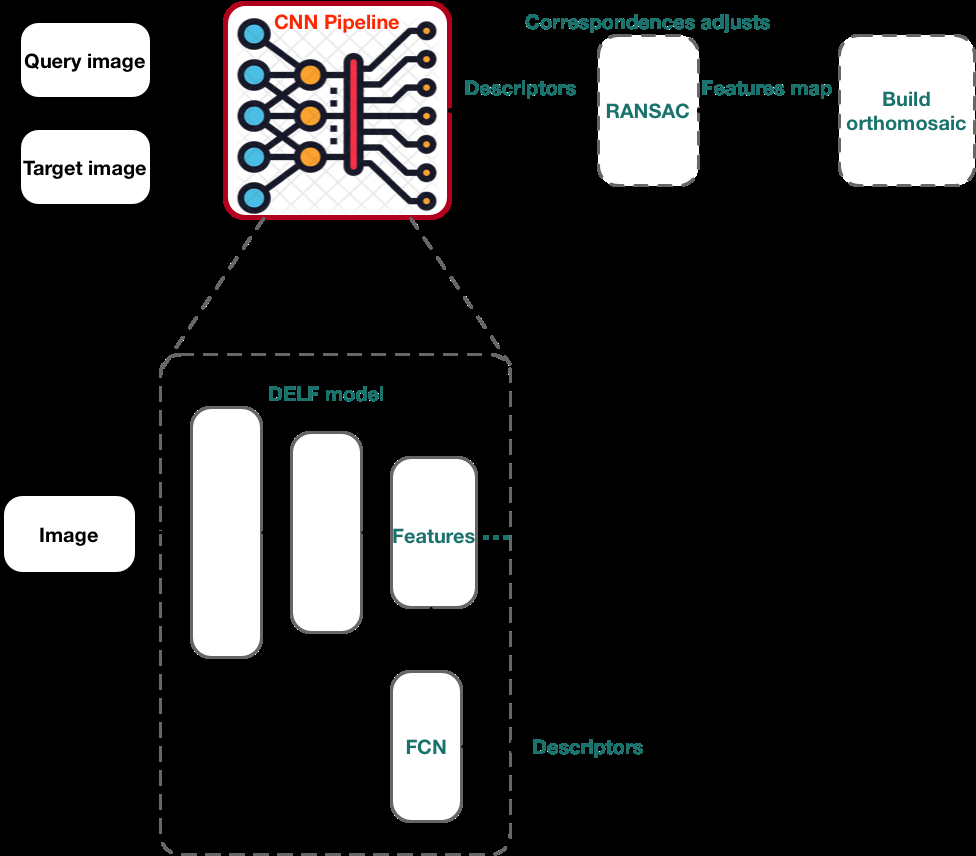
#> input picture Imagen1.png, 976 x 856 px
$ python -i pysift.py   (imports and definitions only)
#> lines starting #> are read from the running program, lines starting #| are printed output that depends on the picture
#> further down, picture is the input picture: shape (856, 976, 3); mean B, G, R 45.6, 45.4, 45.7
from numpy import all, any, array, arctan2, cos, sin, exp, dot, log, logical_and, roll, sqrt, stack, trace, unravel_index, pi, deg2rad, rad2deg, where, zeros, floor, full, nan, isnan, round, float32
from numpy.linalg import det, lstsq, norm
from cv2 import resize, GaussianBlur, subtract, KeyPoint, INTER_LINEAR, INTER_NEAREST
from functools import cmp_to_key
import logging

logger = logging.getLogger(__name__)
float_tolerance = 1e-7

#################
# Main function #
#################

def computeKeypointsAndDescriptors(image, sigma=1.6, num_intervals=3, assumed_blur=0.5, image_border_width=5):
    """Compute SIFT keypoints and descriptors for an input image
    """
#> called with sigma = 1.6, num_intervals = 3, assumed_blur = 0.5, image_border_width = 5
    image = image.astype('float32')
    base_image = generateBaseImage(image, sigma, assumed_blur)
    num_octaves = computeNumberOfOctaves(base_image.shape)
    gaussian_kernels = generateGaussianKernels(sigma, num_intervals)
    gaussian_images = generateGaussianImages(base_image, num_octaves, gaussian_kernels)
    dog_images = generateDoGImages(gaussian_images)
    keypoints = findScaleSpaceExtrema(gaussian_images, dog_images, num_intervals, sigma, image_border_width)
    keypoints = removeDuplicateKeypoints(keypoints)
    keypoints = convertKeypointsToInputImageSize(keypoints)
    descriptors = generateDescriptors(keypoints, gaussian_images)
    return keypoints, descriptors

#########################
# Image pyramid related #
#########################

def generateBaseImage(image, sigma, assumed_blur):
    """Generate base image from input image by upsampling by 2 in both directions and blurring
    """
#> called with sigma = 1.6, assumed_blur = 0.5
    logger.debug('Generating base image...')
    image = resize(image, (0, 0), fx=2, fy=2, interpolation=INTER_LINEAR)
#> image: shape (1712, 1952, 3) float32
    sigma_diff = sqrt(max((sigma ** 2) - ((2 * assumed_blur) ** 2), 0.01))
    return GaussianBlur(image, (0, 0), sigmaX=sigma_diff, sigmaY=sigma_diff)  # the image blur is now sigma instead of assumed_blur

def computeNumberOfOctaves(image_shape):
    """Compute number of octaves in image pyramid as function of base image shape (OpenCV default)
    """
    return int(round(log(min(image_shape)) / log(2) - 1))

def generateGaussianKernels(sigma, num_intervals):
    """Generate list of gaussian kernels at which to blur the input image. Default values of sigma, intervals, and octaves follow section 3 of Lowe's paper.
    """
#> called with sigma = 1.6, num_intervals = 3
    logger.debug('Generating scales...')
    num_images_per_octave = num_intervals + 3
    k = 2 ** (1. / num_intervals)
    gaussian_kernels = zeros(num_images_per_octave)  # scale of gaussian blur necessary to go from one blur scale to the next within an octave
    gaussian_kernels[0] = sigma

    for image_index in range(1, num_images_per_octave):
        sigma_previous = (k ** (image_index - 1)) * sigma
        sigma_total = k * sigma_previous
        gaussian_kernels[image_index] = sqrt(sigma_total ** 2 - sigma_previous ** 2)
    return gaussian_kernels

def generateGaussianImages(image, num_octaves, gaussian_kernels):
    """Generate scale-space pyramid of Gaussian images
    """
#> called with num_octaves = 1, gaussian_kernels = array of shape (6,)
    logger.debug('Generating Gaussian images...')
    gaussian_images = []

    for octave_index in range(num_octaves):
        gaussian_images_in_octave = []
        gaussian_images_in_octave.append(image)  # first image in octave already has the correct blur
        for gaussian_kernel in gaussian_kernels[1:]:
            image = GaussianBlur(image, (0, 0), sigmaX=gaussian_kernel, sigmaY=gaussian_kernel)
            gaussian_images_in_octave.append(image)
        gaussian_images.append(gaussian_images_in_octave)
        octave_base = gaussian_images_in_octave[-3]
        image = resize(octave_base, (int(octave_base.shape[1] / 2), int(octave_base.shape[0] / 2)), interpolation=INTER_NEAREST)
#> this loop made 1 pass
#> pass 1, in generateGaussianImages, `octave_base = gaussian_images_in_octave[-3]`:
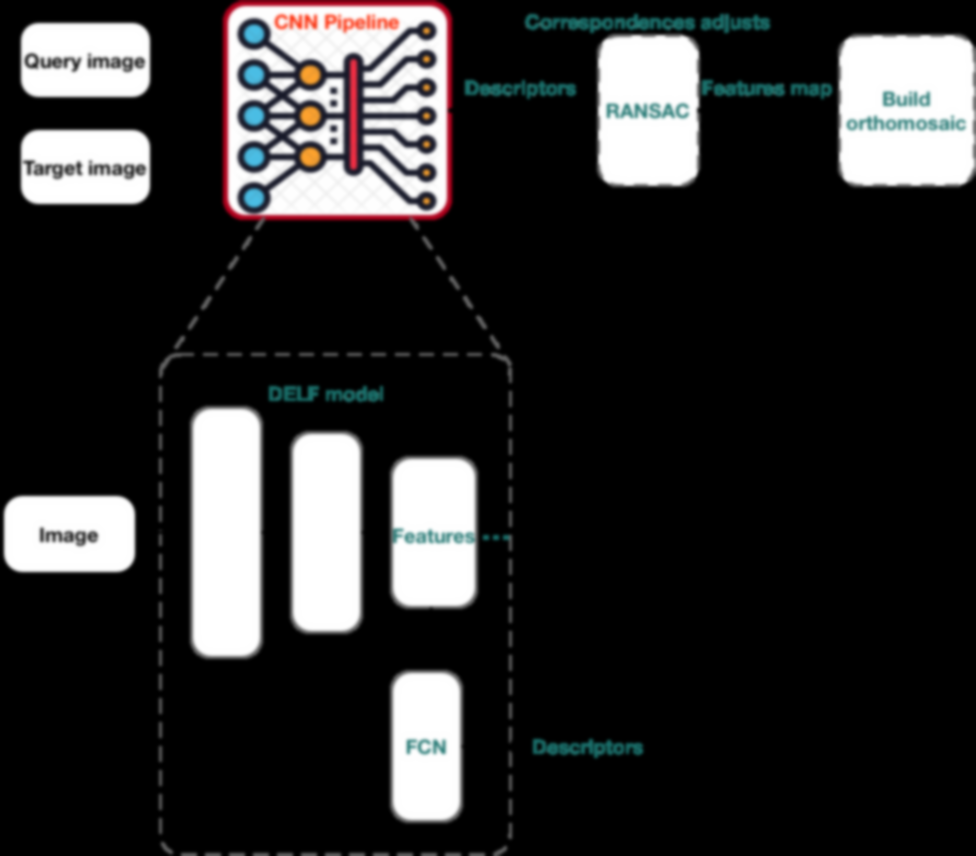
#> octave_base: shape (1712, 1952, 3) float32 (shown at 1/2 size); mean of channels 0, 1, 2 45.7, 45.5, 45.8; drawn with min black and max white
#> pass 1, in generateGaussianImages, `image = resize(octave_base, (int(octave_base.shape[1] / 2), int(octave..`:
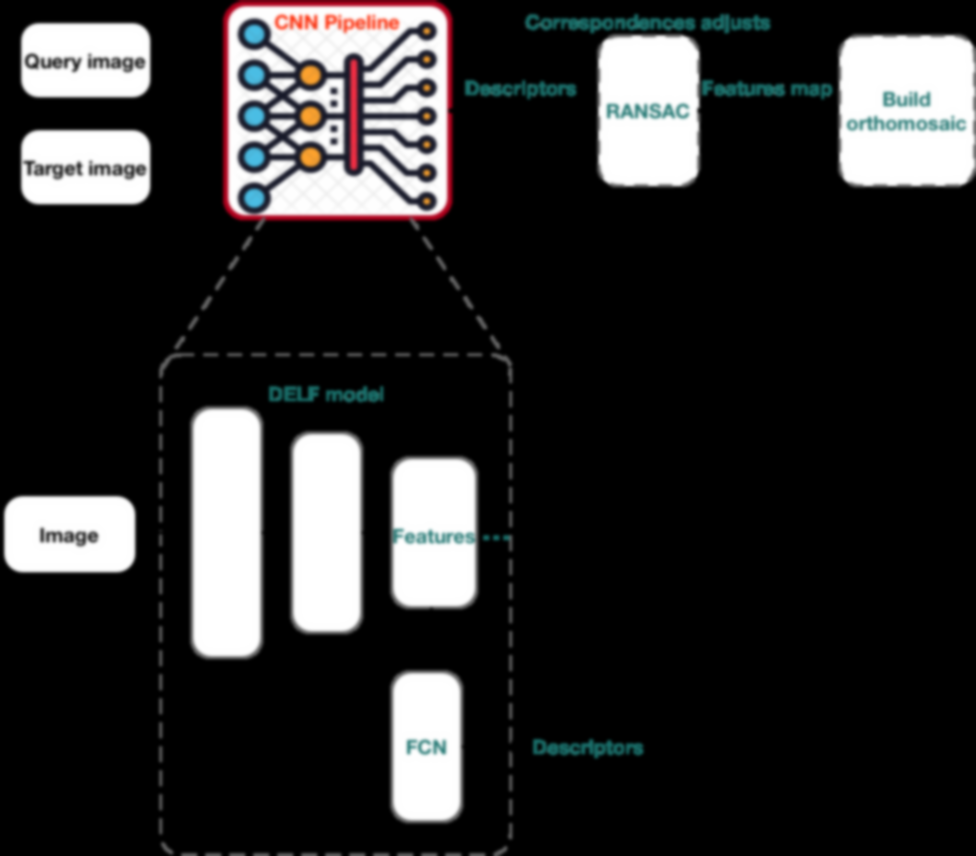
#> image: shape (856, 976, 3) float32; mean of channels 0, 1, 2 45.7, 45.4, 45.7; drawn with min black and max white
#> after the loop, gaussian_images = 1 item
    return array(gaussian_images)

def generateDoGImages(gaussian_images):
    """Generate Difference-of-Gaussians image pyramid
    """
    logger.debug('Generating Difference-of-Gaussian images...')
    dog_images = []

    for gaussian_images_in_octave in gaussian_images:
        dog_images_in_octave = []
        for first_image, second_image in zip(gaussian_images_in_octave, gaussian_images_in_octave[1:]):
            dog_images_in_octave.append(subtract(second_image, first_image))  # ordinary subtraction will not work because the images are unsigned integers
        dog_images.append(dog_images_in_octave)
#> after the loop, dog_images = 1 item
    return array(dog_images)

###############################
# Scale-space extrema related #
###############################

def findScaleSpaceExtrema(gaussian_images, dog_images, num_intervals, sigma, image_border_width, contrast_threshold=0.04):
    """Find pixel positions of all scale-space extrema in the image pyramid
    """
#> called with gaussian_images = array of shape (1, 6, 1712, 1952, 3), dog_images = array of shape (1, 5, 1712, 1952, 3), num_intervals = 3, sigma = 1.6, image_border_width = 5, contrast_threshold = 0.04
    logger.debug('Finding scale-space extrema...')
    threshold = floor(0.5 * contrast_threshold / num_intervals * 255)  # from OpenCV implementation
    keypoints = []

    for octave_index, dog_images_in_octave in enumerate(dog_images):
        for image_index, (first_image, second_image, third_image) in enumerate(zip(dog_images_in_octave, dog_images_in_octave[1:], dog_images_in_octave[2:])):
            # (i, j) is the center of the 3x3 array
            for i in range(image_border_width, first_image.shape[0] - image_border_width):
                for j in range(image_border_width, first_image.shape[1] - image_border_width):
                    if isPixelAnExtremum(first_image[i-1:i+2, j-1:j+2], second_image[i-1:i+2, j-1:j+2], third_image[i-1:i+2, j-1:j+2], threshold):
                        localization_result = localizeExtremumViaQuadraticFit(i, j, image_index + 1, octave_index, num_intervals, dog_images_in_octave, sigma, contrast_threshold, image_border_width)
                        if localization_result is not None:
                            keypoint, localized_image_index = localization_result
                            keypoints_with_orientations = computeKeypointsWithOrientations(keypoint, octave_index, gaussian_images[octave_index][localized_image_index])
                            for keypoint_with_orientation in keypoints_with_orientations:
                                keypoints.append(keypoint_with_orientation)
#> this loop made 1 pass
#> octave_index on pass 1: 0
#> after the loop, keypoints = []
    return keypoints

def isPixelAnExtremum(first_subimage, second_subimage, third_subimage, threshold):
    """Return True if the center element of the 3x3x3 input array is strictly greater than or less than all its neighbors, False otherwise
    """
    center_pixel_value = second_subimage[1, 1]
#> (the run stopped early here; a loop or call above may not have finished)
